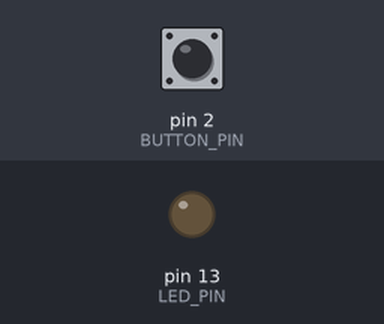
Recording of a sketch running on a simulated Arduino Uno, built with avr-gcc and run on an emulated ATmega328P. Parts: output pins drawn as LEDs (lit = HIGH). Dashed ring = blinking. The test bench sets the inputs (shaded band); at power-on: pin 2 (BUTTON_PIN) HIGH. Random numbers use the default seed unless the sketch sets one; EEPROM starts erased; what the sketch prints to the serial monitor is not drawn.

Above: at 1.3 s.
1.4 s: pin 2 (BUTTON_PIN) pulled LOW for 3.2 s
At 2.2 s:
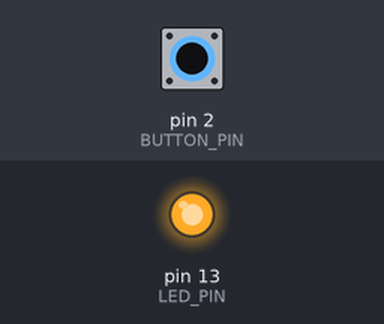
6.8 s: pin 2 (BUTTON_PIN) pulled LOW for 0.15 s
At 7.7 s:
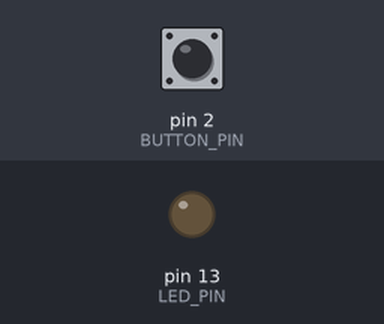
8.6 s: pin 2 (BUTTON_PIN) pulled LOW for 1 s
At 9.5 s:
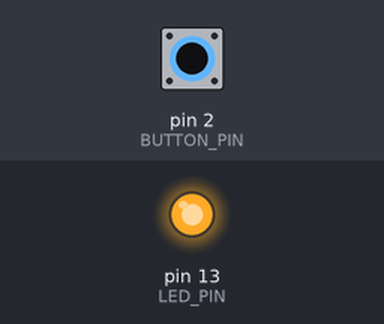
11.2 s: pin 2 (BUTTON_PIN) pulsed LOW 2 times (0.12 s each, 0.3 s apart)
At 11.37 s:
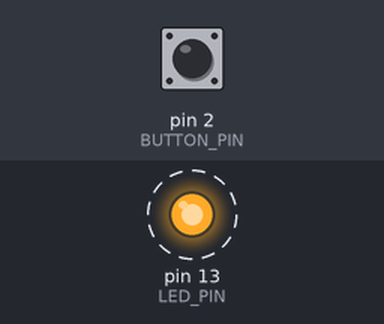
13.3 s: pin 2 (BUTTON_PIN) pulsed LOW 5 times (0.12 s each, 0.3 s apart)
At 15.7 s:
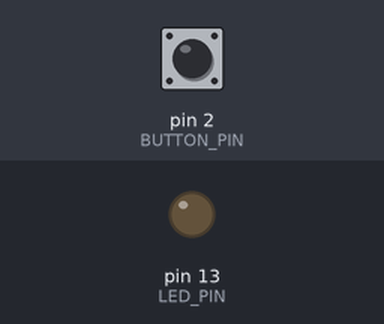
Timing chart, 0 to 17.2 s (numbered marks = the images above; inputs shaded):
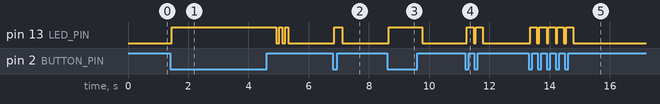

The sketch:

main.ino
```cpp
/*
  Random Excuse Generator
  An Arduino-based device that generates random "I can't, because..." excuses
  to help you avoid meetings!

  Features:
  - 50 unique excuses
  - Button press to cycle through excuses
  - Hold for 2 seconds to mark/unmark favorite
  - Persistent storage of favorites in EEPROM

  Hardware:
  - Arduino Uno/Nano/Mega
  - Push button (pin 2)
  - LED (optional, pin 13)
*/

#include <EEPROM.h>

// Pin definitions
const int BUTTON_PIN = 2;
const int LED_PIN = 13;

// Configuration
const int TOTAL_EXCUSES = 50;
const int HOLD_TIME = 2000; // 2 seconds
const int DEBOUNCE_DELAY = 50; // 50ms debounce

// State variables
int currentExcuse = 0;
bool isFavorite[TOTAL_EXCUSES];
unsigned long buttonPressTime = 0;
bool buttonPressed = false;
int lastButtonState = HIGH;

// The 50 excuses
const char* excuses[TOTAL_EXCUSES] = {
  "My cat just knocked over my coffee",
  "I need to reorganize my file cabinet",
  "My WiFi is acting up",
  "I have a dentist appointment",
  "I need to walk my dog",
  "My internet just went down",
  "I have to pick up groceries",
  "My phone battery is at 1%",
  "I need to charge my laptop",
  "My car won't start",
  "I'm dealing with a family emergency",
  "I have a migraine",
  "My internet is frozen",
  "I need to take an important call",
  "My delivery is arriving soon",
  "I have to pay my bills",
  "My computer crashed",
  "I need to go to the bank",
  "I have a flat tire",
  "I'm having technical difficulties",
  "My printer is jammed",
  "I need to reset my password",
  "My hard drive is corrupting files",
  "I have to help a friend move",
  "My meeting invite didn't come through",
  "I'm experiencing severe lag",
  "I need to reboot my system",
  "My monitor just died",
  "I have a surprise visitor",
  "I need to handle an urgent email",
  "My keyboard is broken",
  "I'm stuck in traffic",
  "I need to attend to my garden",
  "My software license expired",
  "I have to renew my insurance",
  "I'm experiencing a power outage",
  "I need to back up my files",
  "My mouse just broke",
  "I have to visit the mechanic",
  "I'm updating my system software",
  "I have a Zoom call conflict",
  "My headphones aren't working",
  "I need to download important files",
  "I'm dealing with a virus scan",
  "I have to organize my workspace",
  "My notifications are overwhelming",
  "I need to check on something urgent",
  "I'm experiencing audio problems",
  "My schedule got double-booked",
  "I have to attend to a family matter"
};

void setup() {
  Serial.begin(9600);
  pinMode(BUTTON_PIN, INPUT_PULLUP);
  pinMode(LED_PIN, OUTPUT);

  // Initialize random seed
  randomSeed(analogRead(0));

  // Load favorites from EEPROM
  loadFavorites();

  // Display initial excuse
  showCurrentExcuse();
}

void loop() {
  handleButton();
}

void handleButton() {
  int buttonState = digitalRead(BUTTON_PIN);

  // Debounce
  if (buttonState != lastButtonState) {
    delay(DEBOUNCE_DELAY);
    buttonState = digitalRead(BUTTON_PIN);
  }

  lastButtonState = buttonState;

  // Button pressed (LOW because of pullup)
  if (buttonState == LOW && !buttonPressed) {
    buttonPressed = true;
    buttonPressTime = millis();
    digitalWrite(LED_PIN, HIGH); // Visual feedback
  }

  // Button released
  if (buttonState == HIGH && buttonPressed) {
    unsigned long holdDuration = millis() - buttonPressTime;

    if (holdDuration >= HOLD_TIME) {
      // Long hold - toggle favorite
      toggleFavorite();
    } else {
      // Short press - next excuse
      nextExcuse();
    }

    buttonPressed = false;
    digitalWrite(LED_PIN, LOW);
  }
}

void nextExcuse() {
  currentExcuse = random(TOTAL_EXCUSES);
  showCurrentExcuse();
}

void showCurrentExcuse() {
  Serial.println("\n========================================");
  Serial.print("EXCUSE #");
  Serial.print(currentExcuse + 1);
  Serial.print(" - ");
  if (isFavorite[currentExcuse]) {
    Serial.println("(FAVORITE)");
  } else {
    Serial.println("");
  }
  Serial.println("========================================");
  Serial.println(excuses[currentExcuse]);
  Serial.println("========================================\n");
}

void toggleFavorite() {
  isFavorite[currentExcuse] = !isFavorite[currentExcuse];
  saveFavorites();

  Serial.println("");
  if (isFavorite[currentExcuse]) {
    Serial.println("⭐ ADDED TO FAVORITES!");
  } else {
    Serial.println("❌ REMOVED FROM FAVORITES!");
  }
  Serial.println("");

  // Blink LED to indicate toggle
  for (int i = 0; i < 3; i++) {
    digitalWrite(LED_PIN, HIGH);
    delay(100);
    digitalWrite(LED_PIN, LOW);
    delay(100);
  }
}

void saveFavorites() {
  for (int i = 0; i < TOTAL_EXCUSES; i++) {
    EEPROM.write(i, isFavorite[i] ? 1 : 0);
  }
}

void loadFavorites() {
  for (int i = 0; i < TOTAL_EXCUSES; i++) {
    isFavorite[i] = EEPROM.read(i) == 1;
  }
}
```

Measured:
- after the input at 1.4 s, pin 13 (LED_PIN): LOW → HIGH after 0.05 s, then repeats every 0.20 s: LOW 0.10 s, HIGH 0.10 s, until it stays LOW from 5.3 s
- after the input at 6.8 s, pin 13 (LED_PIN): LOW → HIGH after 0.05 s, → LOW 0.26 s later
- after the input at 8.6 s, pin 13 (LED_PIN): LOW → HIGH after 0.05 s, → LOW 1.1 s later
- after the input at 11.2 s, pin 13 (LED_PIN): alternates HIGH for 0.23 s and LOW for 0.07 s, 4 changes in all, then stays LOW, starting after 0.05 s
- after the input at 13.3 s, pin 13 (LED_PIN): alternates HIGH for 0.23 s and LOW for 0.06 s, 10 changes in all, then stays LOW, starting after 0.05 s
